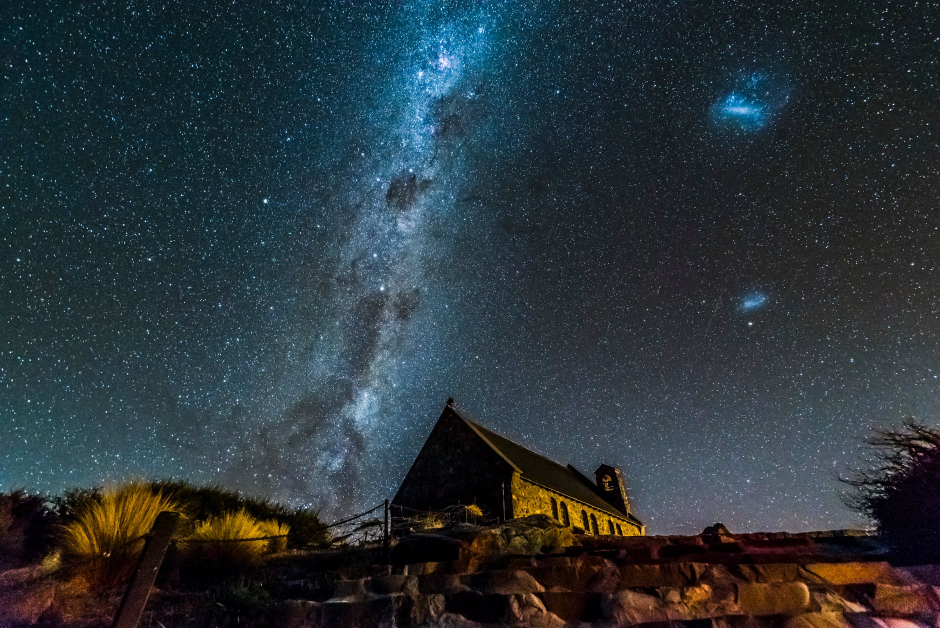
#> input picture LABORATORIOS/2. MODOS DE COLOR/media/constelacion.jpeg, 1880 x 1255 px, given in place of the camera (shown at 1/2 size)
$ jupyter execute --allow-errors modo_colores_webcam.ipynb
#> lines starting #> are read from the running program, lines starting #| are printed output that depends on the picture
### LABORATORIOS/2. MODOS DE COLOR/PanelControl.py
# --------------------------------------------
# Autor: Ruben Dario Florez Zela
# Fecha: 01 de febrero de 2025
# Descripción: Codigo para realizar concatenacion
#              de imagenes y videos en un panlel
#              didactico e interactivo.
# Contacto: ruben.florez@unsaac.edu.pe
#
# Licencia: MIT
#
# Copyright (c) 2025 Ruben Dario Florez Zela
#
# Permission is hereby granted, free of charge, to any person obtaining a copy
# of this software and associated documentation files (the "Software"), to deal
# in the Software without restriction, including without limitation the rights
# to use, copy, modify, merge, publish, distribute, sublicense, and/or sell
# copies of the Software, and to permit persons to whom the Software is
# furnished to do so, subject to the following conditions:
#
# The above copyright notice and this permission notice shall be included in all
# copies or substantial portions of the Software.
#
# THE SOFTWARE IS PROVIDED "AS IS", WITHOUT WARRANTY OF ANY KIND, EXPRESS OR
# IMPLIED, INCLUDING BUT NOT LIMITED TO THE WARRANTIES OF MERCHANTABILITY,
# FITNESS FOR A PARTICULAR PURPOSE AND NONINFRINGEMENT. IN NO EVENT SHALL THE
# AUTHORS OR COPYRIGHT HOLDERS BE LIABLE FOR ANY CLAIM, DAMAGES OR OTHER
# LIABILITY, WHETHER IN AN ACTION OF CONTRACT, TORT OR OTHERWISE, ARISING FROM,
# OUT OF OR IN CONNECTION WITH THE SOFTWARE OR THE USE OR OTHER DEALINGS IN THE
# SOFTWARE.
# --------------------------------------------

import cv2
import numpy as np

def crear_panel(imagenes, etiquetas, filas, columnas, tamaño_base=200, escala_panel=100):
    ancho_panel = columnas * tamaño_base
    alto_panel = filas * tamaño_base

    total_celdas = filas * columnas
    while len(imagenes) < total_celdas:
        imagenes.append(np.zeros((tamaño_base, tamaño_base, 3), dtype=np.uint8))
        etiquetas.append("no image")

    celdas = []
    for img, etiqueta in zip(imagenes, etiquetas):
        if len(img.shape) == 2:
            img = cv2.cvtColor(img, cv2.COLOR_GRAY2BGR)

        h, w = img.shape[:2]
        escala = min(1.0, tamaño_base/w, tamaño_base/h)
        img_resized = cv2.resize(img, (0,0), fx=escala, fy=escala)

        canvas = np.zeros((tamaño_base, tamaño_base, 3), dtype=np.uint8)

        y_offset = (tamaño_base - img_resized.shape[0]) // 2
        x_offset = (tamaño_base - img_resized.shape[1]) // 2
        canvas[y_offset:y_offset+img_resized.shape[0],
               x_offset:x_offset+img_resized.shape[1]] = img_resized

        cv2.putText(canvas, etiqueta, (10, 20),
                   cv2.FONT_HERSHEY_SIMPLEX, 0.5, (0,255,0), 1)

        celdas.append(canvas)

    panel_filas = []
    for i in range(0, len(celdas), columnas):
        fila = np.hstack(celdas[i:i+columnas])
        panel_filas.append(fila)

    panel = np.vstack(panel_filas[:filas])

    if escala_panel != 100:
        panel = cv2.resize(panel, (0,0),
                          fx=escala_panel/100,
                          fy=escala_panel/100)

    return panel

### LABORATORIOS/2. MODOS DE COLOR/modo_colores_webcam.ipynb
[cell 1]
import cv2
import numpy
from PanelControl import *

[cell 2]
# Importando el video
vid = cv2.VideoCapture(0)


while True :
    _, frame = vid.read()
#> frame is the input picture: shape (1255, 1880, 3); mean B, G, R 57.9, 52.6, 42.4

    frame1 = cv2.cvtColor(frame, cv2.COLOR_BGR2HSV)
#> frame1: shape (1255, 1880, 3); mean H, S, V 90.9, 117.4, 64.2

    b, g, r = cv2.split(frame)
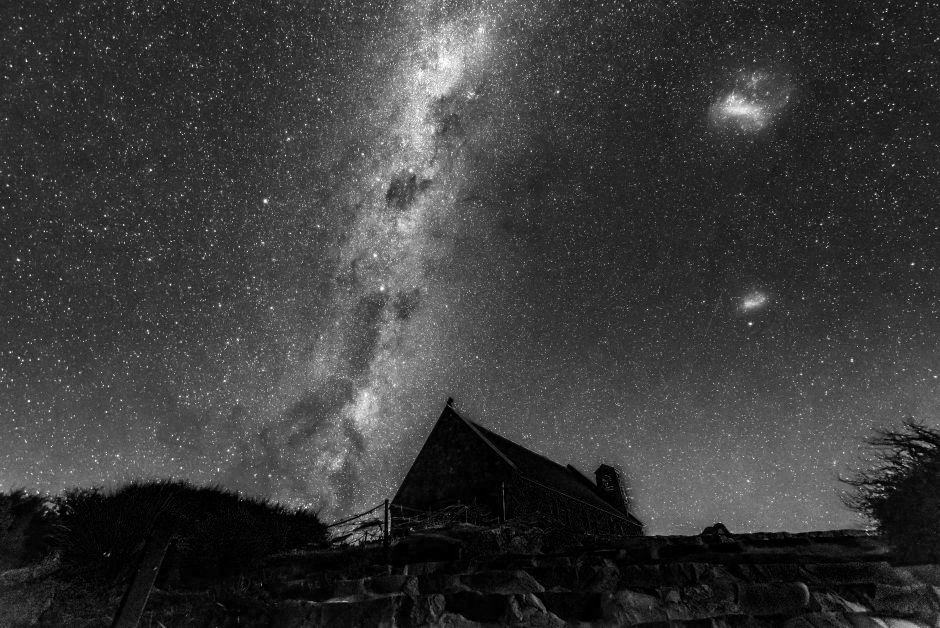
#> b: shape (1255, 1880) (shown at 1/2 size); min 0, max 255, mean 57.9
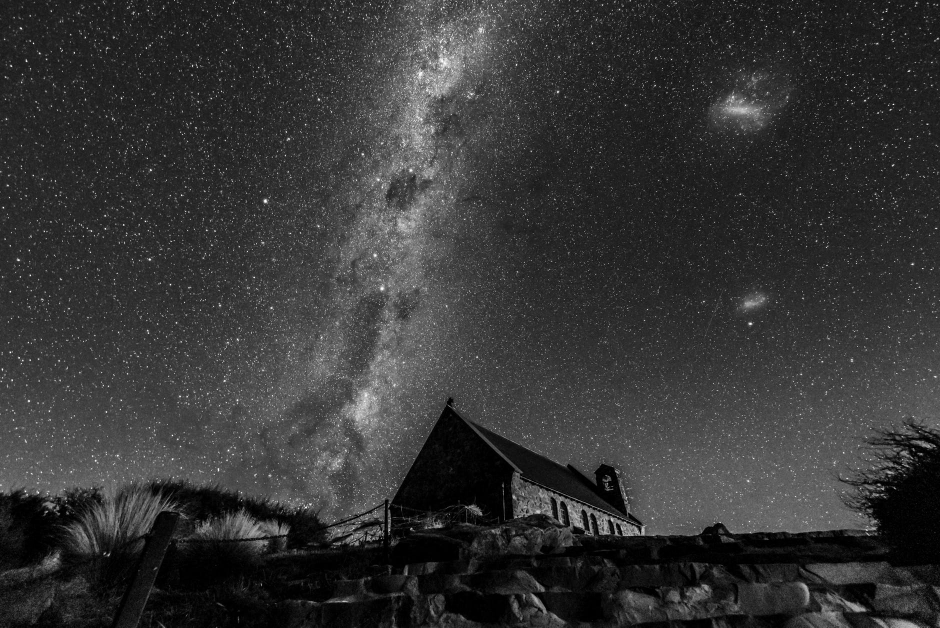
#> g: shape (1255, 1880) (shown at 1/2 size); min 0, max 255, mean 52.6
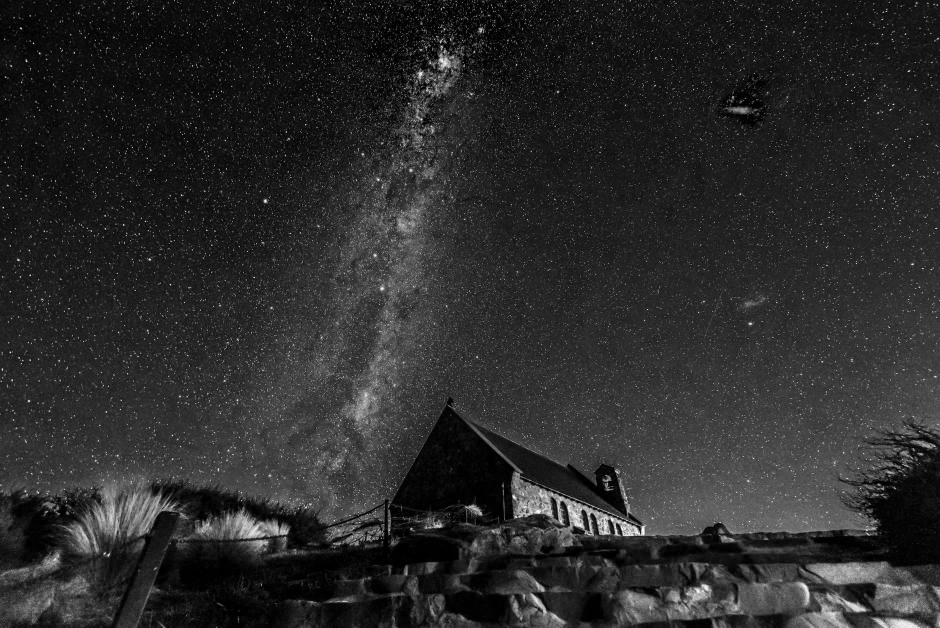
#> r: shape (1255, 1880) (shown at 1/2 size); min 0, max 255, mean 42.4
    h, s, v = cv2.split(frame1)
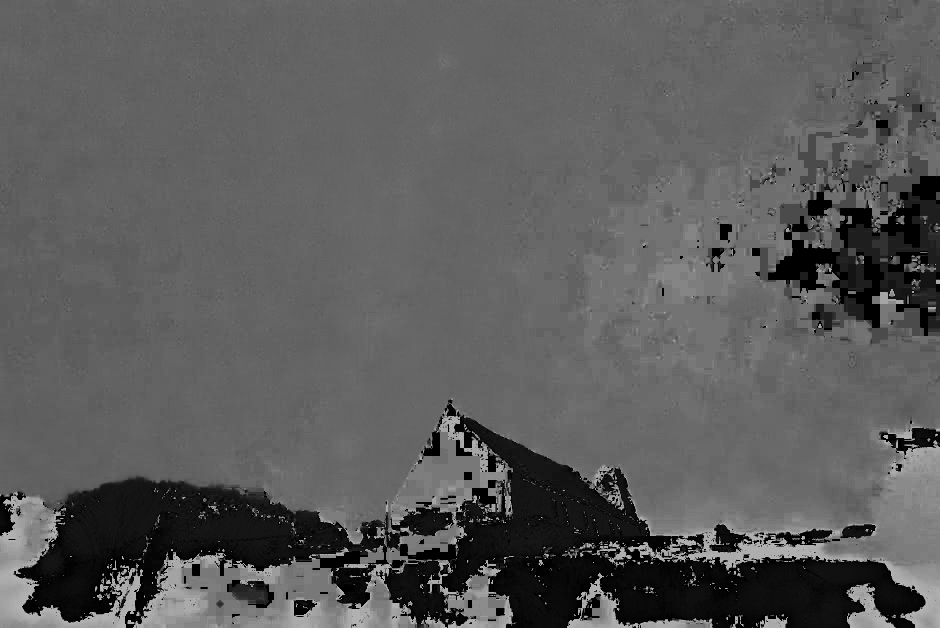
#> h: shape (1255, 1880) (shown at 1/2 size); min 0, max 179, mean 90.9
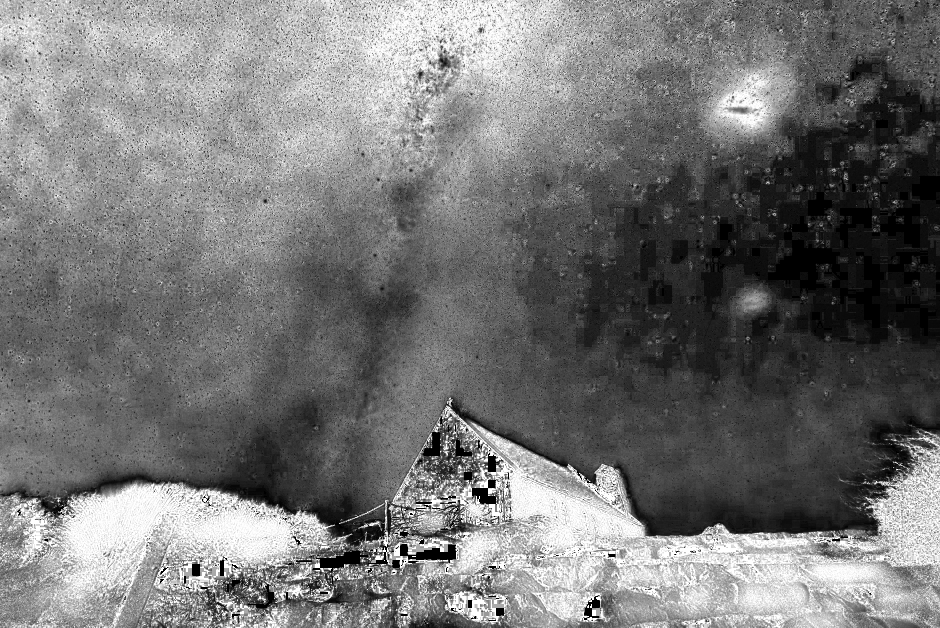
#> s: shape (1255, 1880) (shown at 1/2 size); min 0, max 255, mean 117.4
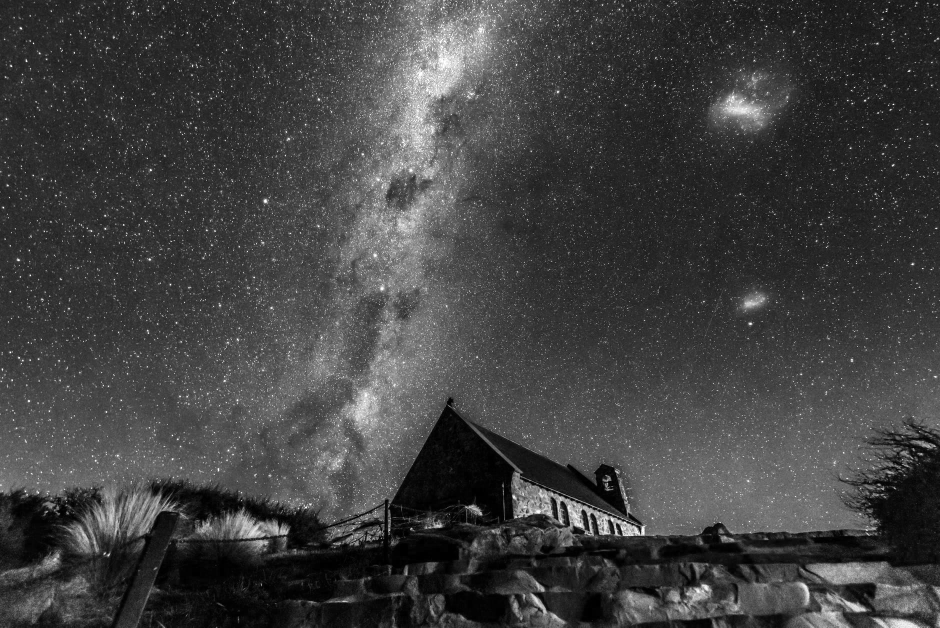
#> v: shape (1255, 1880) (shown at 1/2 size); min 0, max 255, mean 64.2

    # Archivo de configuración
    config = {
        'imagenes' : [frame1, h, s, v, frame, b, g, r],
        'etiquetas' : ["Piano - Original", "h", "s", "v", "Piano BGR", "b", "g", "r"],
        'filas': 2,
        'columnas': 4,
        'tamaño_base' : 250,
        'escala_panel' : 100
    }

    # Configuración

    panel = crear_panel(**config)
#> after the loop in crear_panel, `while len(imagenes) < total_celdas:`: etiquetas = ['Piano - Original', 'h', 's', 'v', 'Piano BGR', 'b', 'g', 'r']; imagenes = 8 items
#> the loop in crear_panel, `for img, etiqueta in zip(imagenes, etiquetas):` made 8 passes
#> after the loop in crear_panel, `for img, etiqueta in zip(imagenes, etiquetas):`:
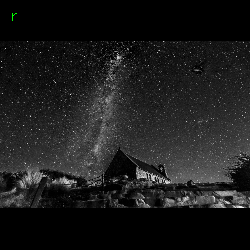
#> canvas: shape (250, 250, 3); mean B, G, R 28.2, 28.3, 28.2
#> the loop in crear_panel, `for i in range(0, len(celdas), columnas):` made 2 passes
#> i on pass 2: 4
#> pass 1, in crear_panel, `fila = np.hstack(celdas[i:i+columnas])`:
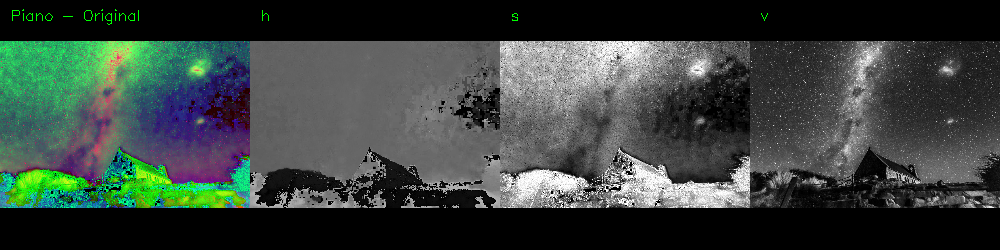
#> fila: shape (250, 1000, 3); mean of channels 0, 1, 2 60.7, 65.4, 56.2; drawn as B, G, R
#> pass 2, in crear_panel, `fila = np.hstack(celdas[i:i+columnas])`:
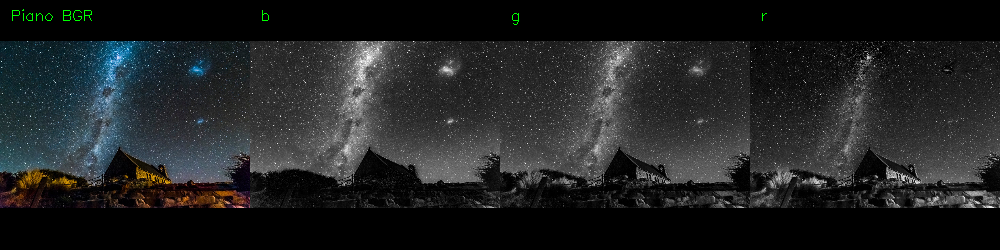
#> fila: shape (250, 1000, 3); mean of channels 0, 1, 2 35.1, 34.5, 32.5; drawn as B, G, R
#> after the loop in crear_panel, `for i in range(0, len(celdas), columnas):`: panel_filas = 2 items
#> in crear_panel, `panel = np.vstack(panel_filas[:filas])`:
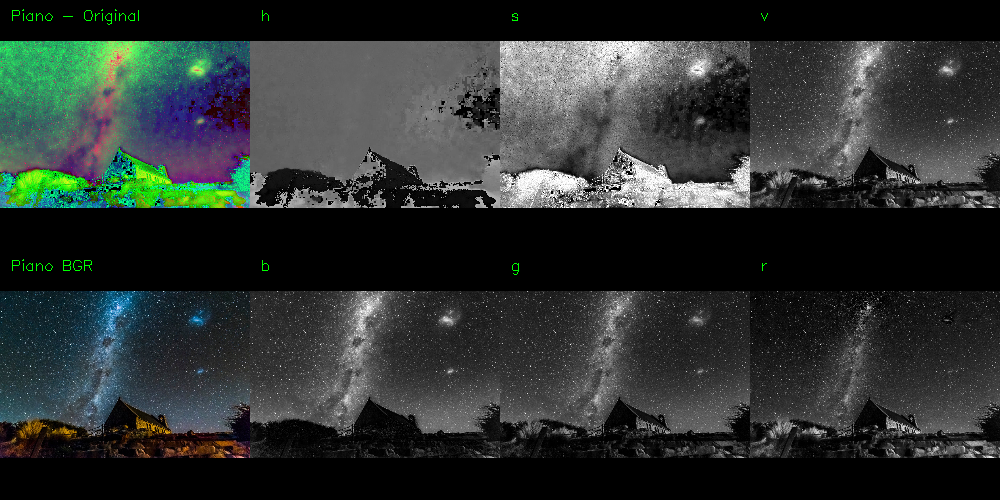
#> panel: shape (500, 1000, 3); mean of channels 0, 1, 2 47.9, 49.9, 44.3; drawn as B, G, R
    cv2.imshow('Panel', panel)
    # Cerrar el video
    if cv2.waitKey(1) & 0xFF == 27 :
#> (key Esc is pressed here)
        break

vid.release()
cv2.destroyAllWindows()

# Modo de color 1
#> (the rest of this cell did not finish here and is left out)
